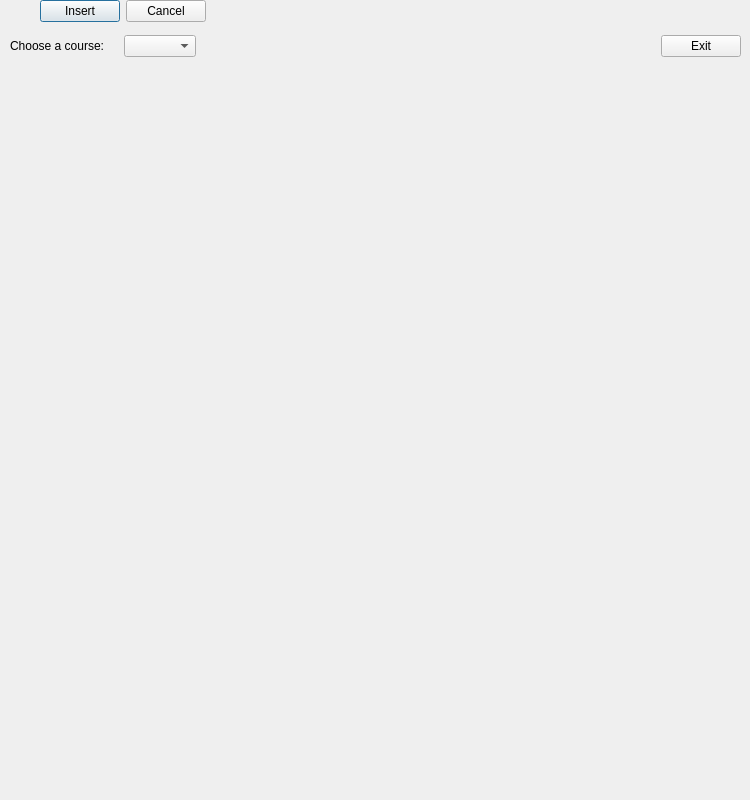
<?xml version="1.0" encoding="UTF-8"?>
<ui version="4.0">
 <class>Dialog</class>
 <widget class="QDialog" name="Dialog">
  <property name="geometry">
   <rect>
    <x>0</x>
    <y>0</y>
    <width>750</width>
    <height>800</height>
   </rect>
  </property>
  <property name="windowTitle">
   <string>Insert Words From File</string>
  </property>
  <widget class="QWidget" name="">
   <layout class="QHBoxLayout" name="horizontalLayout">
    <item>
     <spacer name="horizontalSpacer_2">
      <property name="orientation">
       <enum>Qt::Horizontal</enum>
      </property>
      <property name="sizeType">
       <enum>QSizePolicy::MinimumExpanding</enum>
      </property>
      <property name="sizeHint" stdset="0">
       <size>
        <width>40</width>
        <height>20</height>
       </size>
      </property>
     </spacer>
    </item>
    <item>
     <widget class="QPushButton" name="insert_button">
      <property name="text">
       <string>Insert</string>
      </property>
     </widget>
    </item>
    <item>
     <widget class="QPushButton" name="cancel_button">
      <property name="text">
       <string>Cancel</string>
      </property>
     </widget>
    </item>
    <item>
     <spacer name="horizontalSpacer">
      <property name="orientation">
       <enum>Qt::Horizontal</enum>
      </property>
      <property name="sizeType">
       <enum>QSizePolicy::MinimumExpanding</enum>
      </property>
      <property name="sizeHint" stdset="0">
       <size>
        <width>40</width>
        <height>20</height>
       </size>
      </property>
     </spacer>
    </item>
   </layout>
  </widget>
  <widget class="QWidget" name="">
   <property name="geometry">
    <rect>
     <x>10</x>
     <y>10</y>
     <width>731</width>
     <height>72</height>
    </rect>
   </property>
   <layout class="QHBoxLayout" name="horizontalLayout_5">
    <item>
     <widget class="QLabel" name="label">
      <property name="text">
       <string>Choose a course:    </string>
      </property>
      <property name="alignment">
       <set>Qt::AlignJustify|Qt::AlignVCenter</set>
      </property>
      <property name="wordWrap">
       <bool>true</bool>
      </property>
     </widget>
    </item>
    <item>
     <widget class="QComboBox" name="comboBox"/>
    </item>
    <item>
     <spacer name="horizontalSpacer_7">
      <property name="orientation">
       <enum>Qt::Horizontal</enum>
      </property>
      <property name="sizeHint" stdset="0">
       <size>
        <width>40</width>
        <height>20</height>
       </size>
      </property>
     </spacer>
    </item>
    <item>
     <widget class="QPushButton" name="close_button">
      <property name="text">
       <string>Exit</string>
      </property>
     </widget>
    </item>
   </layout>
  </widget>
 </widget>
 <resources/>
 <connections/>
</ui>
